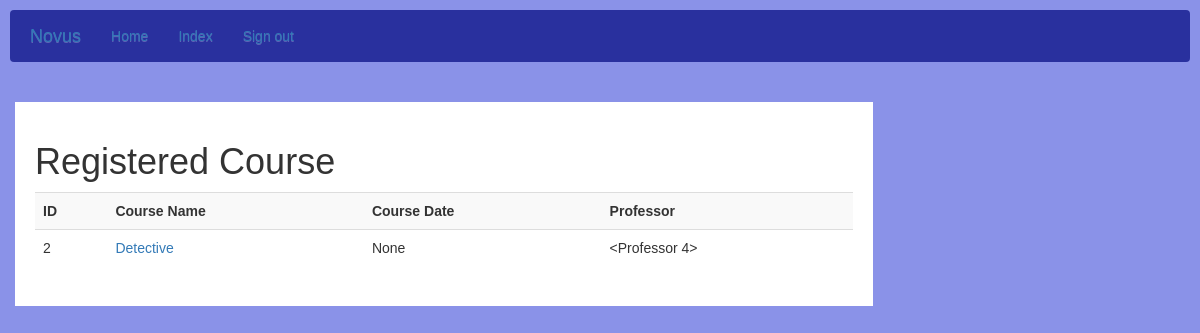
Screenshot of /registered/2 (signed in) with the database file from the repository.
### models.py (models this page shows)
class Course (db.Model):
    __tablename__= "courses"
    id = db.Column(db.Integer, primary_key=True)
    uniqueid = db.Column(db.String(5), index=True)
    name = db.Column(db.String(120), index=True, unique=False)
    subject = db.Column(db.String(64), index=True)
    number = db.Column(db.String(8), index=True)
    day = db.Column(db.String(10), index=True)
    start_time = db.Column(db.String(4), index=True)
    end_time = db.Column(db.String(4), index=True)
    professor_id = Column(Integer, ForeignKey('professors.id'))
    posts = relationship("Post", backref="courses")
    assignments = relationship("Assignment", backref="courses")
    students = relationship("Student", secondary=class_registration_table, back_populates="courses")

class User(db.Model, UserMixin):
    __tablename__="users"
    id = db.Column(db.Integer, primary_key=True)
    uniqueid = db.Column(db.String(5), index=True)
    name = db.Column(db.String(120), index=True, unique=False)
    gender = db.Column(db.String(6), index=True)
    email = db.Column(db.String(120), index=True)
    phone = db.Column(db.String(120), index=True)
    birthday = db.Column(db.String(120), index=True)
    active = db.Column(db.Boolean())
    roles = relationship("Role", secondary="user_roles")
    password = db.Column(db.String(128))
    type = db.Column(db.String(15))

class Professor(User, db.Model):
    __tablename__="professors"
    id = db.Column(db.Integer, ForeignKey('users.id'), primary_key=True)
    department = db.Column(db.String(120), index=True)
    courses = relationship("Course", backref="professors")
    posts = relationship("Post", backref="professors")
    def __repr__(self):
        return '<Professor {}>'.format(self.id)

### app.py (the view)
@app.route('/registered/<int:id>')
@login_required
def registered(id):
    student = Student.query.get(id)
    registered = student.courses
    professor=Professor
    return render_template('registered.html', student=student, registered=registered, Professor=professor)

### templates/registered.html
{% extends 'layout.html' %}
{% import 'bootstrap/wtf.html' as wtf %}
{% block app_content %}
<div class="row">
  <div class="leftcolumn">
    <div class="card" id="opt">
      <h1>Registered Course</h1>
      <div style="text-align:center">
        <table class="table table-striped" >
          <tr>
            <th>ID</th>
            <th>Course Name</th>
            <th>Course Date</th>
            <th>Professor</th>
          </tr>
          {% for course in registered %}
          <tr class="text-left">
            <td>{{course.id}}</td>
            <td><a href="{{ url_for('details', type='Course', id=course.id) }}">{{course.name}}</a></td>
            <td>{{course.day}}</td>
            <td>{{Professor.query.get(course.professor_id)}}</td>
          </tr>
          {% endfor %}
        </table>
      </div>
    </div>
  </div>
</div>
{% endblock %}

### static/css/roster.css (style rules this page uses)
* { box-sizing: border-box; }
body { font-family: Arial; padding: 10px; background: #8a92e8; }
.leftcolumn { float: left; width: 75%; background-color: #8a92e8; padding-right: 20px; }
.card { background-color: white; padding: 20px; margin-top: 20px; }
.row:after { content: ""; display: table; clear: both; }

### rows the page displays
Course: id "2", name "Detective", day "None", query.get "<Professor 4>"
